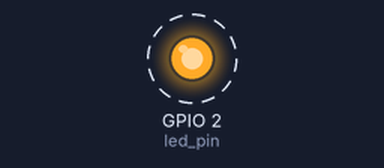
Simulated run of this program. Board: ESP32 board running MicroPython. Parts: output pins drawn as LEDs (lit = HIGH). Dashed ring = blinking. Library files of the repository ran but are not shown: 1 file(s); what the program prints to the serial console is not drawn.

Above: at 0.5 s.
Timing chart, 0 to 4.6 s (numbered marks = the images above):
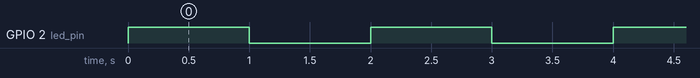

Measured:
- by itself, GPIO 2 (led_pin): alternates HIGH for 1.0 s and LOW for 1.0 s

The program:

main.py
```python
# main.py -- put your code here!
import machine
import time

led_pin = machine.Pin(2, machine.Pin.OUT)
while True:
    led_pin.value(1)
    print("Turning ON...")
    time.sleep(1)
    led_pin.value(0)
    print("Turning OFF...")
    time.sleep(1)
```
